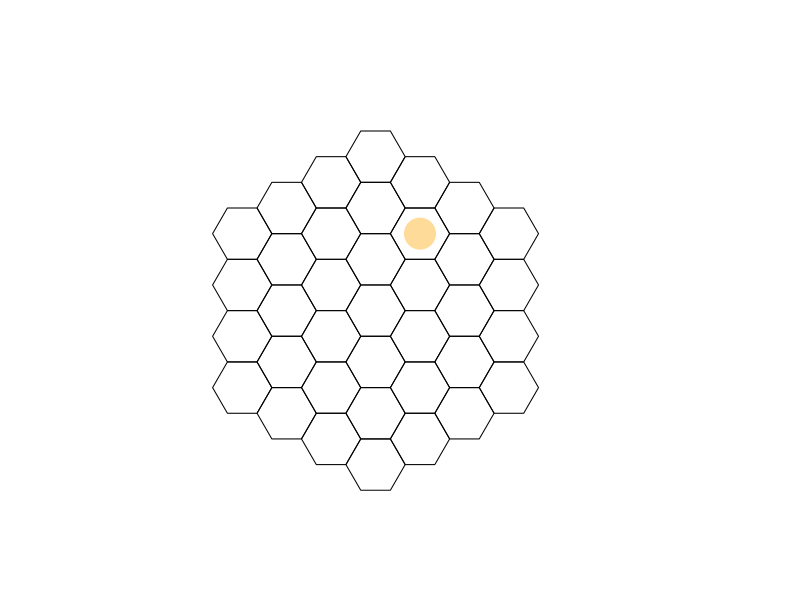

This figure's R source: (Note: this script raises an error after producing the figure.)
###################################
## TRI HEX GAME (tentative title)
####

# HEXFLEX
# TRIGON

## CONTENTS
'
 12 orange stones
 12 green stones
 12 blue stones
 37 space hex game board (tentative size)
 opaque drawstring bag
'

## OBJECTIVE
'
 Create groups of three stones of the same color in the orientation 
 unique to that color. Each group of three is worth one point.
'
# any group of 3+ continuous green stones
# any group of 4+ continuous orange stones
# any group of 5+ continuous blue stones

## GAMEPLAY
'
 All stones are placed in the drawstring bag.
 Each player takes turns randomly drawing a stone from the bag and placing it 
 on the hex board.
'

## BASIC MOTION
'
 orange stones push blue stones one space in a linear path.
 blue stones push green stones one space in a linear path.
 green stones push orange stones one space in a linear path.
'

## COMBOS
# If a orange stone pushes a blue stone into a space adjacent to a green stone,
#   the green stone is also pushed one space by the blue stone. If the pushed
#   green stone is adjacent to a orange stone, the orange stone is subsequently
#   pushed one space by the green stone. As so on and so forth. The reaction 
#   will continue until no other stones can be pushed.
#     X X X X X         X X G X X       X X X X X 
#     X B X G X         X B X X X       O X B X G 
#     X X X X X   -->   X X B X X   OR  X X X X X 
#     X X B X X         X X X X X       X X B X X 
#     X X X X X         X X O X X       X X X X X 

## RESTRICTIONS
'
 N/A for now
'

## EDGE EFFECTS
'
 N/A for now
'

## GAME PLAY METRICS
'
 05/30/22: initial observations
    - orange configuration is more likely to occur by random placement, no pushing or replacement
 06/03/2022: change game mechanics
    - no illegal positions
    - no pushing off board
    - no Newton cradle pushing effect
    - objective change to groups of 3+, 4+, and 5+ for green, orange, blue, respectively in any orientation
'
#############################################################################
## GAME BUILDING
##

require(pracma)
require(sp)
require(zoo)


## CREATE BOARD
#
#     O O O O
#    O O O O O
#   O O O O O O
#  O O O O O O O
#   O O O O O O
#    O O O O O
#     O O O O
#
'
 37 spaces, hexagons in the shape of a hexagon
 
'

createBoard <- function(size=13,x0=4,y0=11){
  
  Hexagon <- function(x, y, unitcell = 1){
    ratio <- sqrt(3)/2
    polygon(x = c(x, x+unitcell/2, x+unitcell+(unitcell/2), 
                  x+unitcell*2, x+unitcell+(unitcell/2), x+unitcell/2),
            y = c(y, y+ratio, y+ratio, y, y-ratio, y-ratio))
  }
  
  nrow <- ncol <- size
  ratio <- sqrt(3)/2
  
  # x0 <- 4
  # y0 <- 11
  
  xint <- ratio*sqrt(3)
  yint <- ratio
  
  x_offset <- 3
  x_multiplier <- c(0,1,2,3,2,3,2,3,2,3,2,1,0)
  y_multiplier <- seq(0,12)
  num_in_row <- c(1,2,3,4,3,4,3,4,3,4,3,2,1)
  x_center <- c()
  y_center <- c()
  
  # empty plot window
  plot(0, 0, type = "n", axes = FALSE, xlim=c(0, ncol),
       ylim=c(0, nrow), xlab="", ylab= "", asp=1)
  
  # plot hexes, compute centerpoints
  for(i in seq_along(num_in_row)){
    offset_multiplier <- seq(0,num_in_row[i]-1)
    for(j in seq(num_in_row[i])){
      update_x <- x0-xint*x_multiplier[i]+x_offset*offset_multiplier[j]
      update_y <- y0-yint*y_multiplier[i]
      Hexagon(update_x,update_y)
      
      x_center <- append(x_center, update_x+1, after=length(x_center))
      y_center <- append(y_center, update_y, after=length(y_center))
    }
  }
  
  # list relationships between hexes
  '
    Blue - linear-linear-linear
    Green - three nearest neighbors
    orange - linear-linear-offset
  '
  
  linear_rows <- list(c(7,4,2,1),
                      c(14,11,8,5,3),
                      c(21,18,15,12,9,6),
                      c(28,25,22,19,16,13,10),
                      c(32,29,26,23,20,17),
                      c(35,33,30,27,24),
                      c(37,36,34,31),
                      c(28,32,35,37),
                      c(21,25,29,33,36),
                      c(14,18,22,26,30,34),
                      c(7,11,15,19,23,27,31),
                      c(4,8,12,16,20,24),
                      c(2,5,9,13,17),
                      c(1,3,6,10),
                      c(7,14,21,28),
                      c(4,11,18,25,32),
                      c(2,8,15,22,29,35),
                      c(1,5,12,19,26,33,37),
                      c(3,9,16,23,30,36),
                      c(6,13,20,27,34),
                      c(10,17,24,31))
  
  neighbors <- list(c(3,5,2),
                    c(1,5,8,4),
                    c(6,9,5,1),
                    c(2,8,11,7),
                    c(1,3,9,12,8,2),
                    c(10,13,9,3),
                    c(4,11,14),
                    c(2,5,12,15,11,4),
                    c(3,6,13,16,12,5),
                    c(17,13,6),
                    c(4,8,15,18,14,7),
                    c(5,9,16,19,15,8),
                    c(6,10,17,20,16,9),
                    c(7,11,18,21),
                    c(8,12,19,22,18,11),
                    c(9,13,20,23,19,12),
                    c(24,20,13,10),
                    c(11,15,22,25,21,14),
                    c(12,16,23,26,22,15),
                    c(13,17,24,27,23,16),
                    c(14,18,25,28),
                    c(15,19,26,29,25,18),
                    c(16,20,27,30,26,19),
                    c(31,27,20,17),
                    c(18,22,29,32,28,21),
                    c(19,23,30,33,29,22),
                    c(20,24,31,34,30,23),
                    c(21,25,32),
                    c(22,26,33,35,32,25),
                    c(23,27,34,36,33,26),
                    c(34,27,24),
                    c(28,25,29,35),
                    c(26,30,36,37,35,29),
                    c(36,30,27,31),
                    c(32,29,33,37),
                    c(37,33,30,34),
                    c(35,33,36))

  return(list("ID"=seq(1,length(x_center)),
              "X"=x_center,
              "Y"=y_center,
              "VAL"=rep(0,length(x_center)),
              "turn"=0,
              "linear_rows"=linear_rows,
              "neighbors"=neighbors))
}

refreshBoard <- function(size=13,x0=4,y0=11){
  Hexagon <- function(x, y, unitcell = 1){
    ratio <- sqrt(3)/2
    polygon(x = c(x, x+unitcell/2, x+unitcell+(unitcell/2), 
                  x+unitcell*2, x+unitcell+(unitcell/2), x+unitcell/2),
            y = c(y, y+ratio, y+ratio, y, y-ratio, y-ratio))
  }
  
  nrow <- ncol <- size
  ratio <- sqrt(3)/2
  
  # x0 <- 4
  # y0 <- 11
  
  xint <- ratio*sqrt(3)
  yint <- ratio
  
  x_offset <- 3
  x_multiplier <- c(0,1,2,3,2,3,2,3,2,3,2,1,0)
  y_multiplier <- seq(0,12)
  num_in_row <- c(1,2,3,4,3,4,3,4,3,4,3,2,1)
  x_center <- c()
  y_center <- c()
  
  # empty plot window
  plot(0, 0, type = "n", axes = FALSE, xlim=c(0, ncol),
       ylim=c(0, nrow), xlab="", ylab= "", asp=1)
  
  for(i in seq_along(num_in_row)){
    offset_multiplier <- seq(0,num_in_row[i]-1)
    for(j in seq(num_in_row[i])){
      update_x <- x0-xint*x_multiplier[i]+x_offset*offset_multiplier[j]
      update_y <- y0-yint*y_multiplier[i]
      Hexagon(update_x,update_y)
    }
  }
  
}

updateBoard <- function(centers,selection,placeRandom){
  x_cell <- centers$X[which(centers$ID==placeRandom)]
  y_cell <- centers$Y[which(centers$ID==placeRandom)]
  points(x_cell,y_cell,col=pastellize(selection$stone,p=0.4),pch=19,cex=4,lwd=2)
}

pastellize <- function(x, p){
  
  # x is a colour
  # p is a number in [0,1]
  # p = 1 will give no pastellization
  
  # convert hex or letter names to rgb
  if (is.character(x)) x <- col2rgb(x)/255
  
  # convert vector to rgb
  if (is.numeric(x)) x <- matrix(x, nr=3)
  
  col <- rgb2hsv(x, maxColorValue=1)
  col[2,1] <- col[2,1]*p
  col <- hsv2rgb(col)
  
  # return in convenient format for plots
  rgb(col[1], col[2], col[3])
}

hsv2rgb <- function(x){  
  # convert an hsv colour to rgb  
  # input:  a 3 x 1 matrix (same as output of rgb2hsv() function)  
  # output: vector of length 3 with values in [0,1]    
  
  # recover h, s, v values  
  h <- x[1,1]  
  s <- x[2,1]  
  v <- x[3,1]    
  
  # follow the algorithm from Wikipedia  
  C <- s*v   
  
  # in R, h takes values in [0,1] rather than [0, 360], so dividing by  
  # 60 degrees is the same as multiplying by six  
  hdash <- h*6  
  X <- C * (1 - abs(hdash %% 2 -1))
  
  if (0 <= hdash & hdash <=1) RGB1 <- c(C, X, 0)  
  if (1 <= hdash & hdash <=2) RGB1 <- c(X, C, 0)  
  if (2 <= hdash & hdash <=3) RGB1 <- c(0, C, X)  
  if (3 <= hdash & hdash <=4) RGB1 <- c(0, X, C)  
  if (4 <= hdash & hdash <=5) RGB1 <- c(X, 0, C)  
  if (5 <= hdash & hdash <=6) RGB1 <- c(C, 0, X)    
  
  # the output is a vector of length 3. This is the most convenient  
  # format for using as the col argument in an R plotting function  
  RGB1 + (v-C)
}

## DRAW STONES
initializeBag <- function(num_stones=12){
  bag_init = c(rep("orange",num_stones),rep("blue",num_stones),rep("green",num_stones))
  return(list("available"=bag_init,"memory"=c()))
}

drawFromBag <- function(bag){
  updated_bag <- bag
  
  if(isempty(bag$available)){ stop("Bag is empty") }
  drawn_stone <- sample(bag$available,1)
  updated_bag$memory <- c(bag$memory,drawn_stone)
  updated_bag$stone <- drawn_stone
  
  to_remove <- which(bag$available==drawn_stone)[1]
  updated_bag$available <- bag$available[-to_remove]
  
  return(updated_bag)
}

addToBag <- function(placeStone,bag){
  updated_bag <- bag
  
}


## PLACE STONES
# random for now

availablePositions <- function(centers){
  open <- centers$ID[which(centers$VAL==0)]
  return(open)
}

legalPositions <- function(centers){
  '
  Identify illegal orientations
  Outputs: yes legal, no not legal & locations
  '
  
  # check blue - linear - VAL=2
  check_blue <- c()
  for(i in seq_along(centers$linear_rows)){
    hex_in_row <- centers_new$ID[centers_new$linear_rows[[i]]]
    tmp <- centers$VAL[centers$linear_rows[[i]]]
    triplets <- c()
    if(any(tmp==2)){
      id <- as.integer(tmp==2)
      trip <- rollsum(id,3)
      if(any(trip==3)){
        id_trip <- which(trip==3)
        for(j in seq_along(id_trip)){
          triplets <- append(triplets,list(hex_in_row[seq(id_trip[j],id_trip[j]+2)]),after=length(triplets))
        }
      }
    }
    
    if(!is.null(triplets)){
      check_blue <- append(check_blue,triplets,after=length(check_blue))
    }
  }
  
  # check green - neighbors - VAL=3
  check_green <- c()
  green_on_board <- centers$ID[which(centers$VAL==3)]
  if(any(green_on_board>0)){
    for(i in seq_along(green_on_board)){
      group_green <- c()
      hex_in_group <- centers$neighbors[[green_on_board[i]]]
      id_gr <- as.integer(centers$VAL[hex_in_group]==3)
      if(any(id_gr==1)){
        duo <- rollsum(id_gr,2)
        if(any(duo==2)){
          id_duo <- which(duo==2)
          for(j in seq_along(id_duo)){
            group_green <- append(group_green,list(c(green_on_board[i],hex_in_group[seq(id_duo[j],id_duo[j]+1)])),after=length(group_green))
          }
        }
      }
      
      if(!is.null(group_green)){
        check_green <- append(check_green,group_green,after=length(check_green))
      }
    }
    'remove duplicates'
    len <- length(check_green)
    rm_id <- c()
    for(i in seq(len-1)){
      a <- check_green[[i]]
      for(j in seq(i+1,len)){
        b <- check_green[[j]]
        tmp <- intersect(a,b)
        if(length(tmp)==3){
          rm_id <- append(rm_id,j,after=length(rm_id))
        }
      }
    }
    if(!is.null(rm_id)){
      check_green <- check_green[- unique(rm_id)]
    }
  }
  
  # check orange - linear+offset - VAL=1
  check_orange <- c()
  for(i in seq_along(centers$neighbors)){
    group_orange <- c()
    hex_neighbors <- centers$neighbors[[i]]
    if(length(hex_neighbors)==6){ 'for fully surrounded hexes'
      tmp_hex <- c(hex_neighbors[5:6],hex_neighbors)
      id_yel <- as.integer(centers$VAL[tmp_hex]==1)
      if(any(id_yel==1)){
        yel <- rollsum(id_yel,3)
        if(any(yel==3)){
          yel_id <- which(yel==3)
          for(j in seq_along(yel_id)){
            group_orange <- append(group_orange,list(tmp_hex[seq(yel_id[j],yel_id[j]+2)]),after=length(group_orange))
          }
        }
      }
    } else { 'for all other hexes'
      id_yel <- as.integer(centers$VAL[hex_neighbors]==1)
      if(any(id_yel==1)){
        yel <- rollsum(id_yel,3)
        if(any(yel==3)){
          yel_id <- which(yel==3)
          for(j in seq_along(yel_id)){
            group_orange <- append(group_orange,list(hex_neighbors[seq(yel_id[j],yel_id[j]+2)]),after=length(group_orange))
          }
        }
      }
    }
    
    
    if(!is.null(group_orange)){
      check_orange <- append(check_orange,group_orange,after=length(check_orange))
    }
  }
  
  'determine yes/no'
  if(is.null(check_blue) & is.null(check_green) & is.null(check_orange)){
    outcome <- "LEGAL"
  } else {
    outcome <- "ILLEGAL"
  }
  
  'return values'
  return(list("outcome" = outcome,
              "blue"=check_blue,
              "green"=check_green,
              "orange"=check_orange))
}

selectPosition <- function(available_positions){
  '
   Random for now.
   Consider situation where player must select between two potential wins.
  '
  placeRandom <- sample(available_positions,1)
  return(placeRandom)
}

updatePositions <- function(centers,selection,placement){
  update_centers <- centers
  #update_centers$turn <- centers$turn + 1

  switch(selection$stone,
         orange = update_centers$VAL[placement] <- 1,
         blue = update_centers$VAL[placement] <- 2,
         green = update_centers$VAL[placement] <- 3)
  
  return(update_centers)
}

pushStones <- function(centers,selection,placement){
  '
   check neighbors of placed stone
   evaluate push rule until reaction complete
   update centers
  '
  push <- NULL
  neighbors <- centers$neighbors[[placement]]
  if(selection$stone == "green" && any(centers$VAL[neighbors]==1)){
    nearest_id <- which(centers$VAL[neighbors]==1)
    for(i in seq_along(nearest_id)){
      next_nearest <- centers$neighbors[[neighbors[nearest_id]]]
      row_group <- c()
      for(j in seq_along(centers$linear_rows)){
        tmp <- sum(as.integer(c(placement,neighbors[nearest_id[i]]) %in% centers$linear_rows[[j]]))
        if(tmp == 2){ row_group <- centers$linear_rows[[j]] }
      }
      a <- which(row_group==placement)
      b <- which(row_group==neighbors[nearest_id[j]])
      next_nearest_space <- row_group[b+(b-a)]
      if(centers$VAL[next_nearest_space]==0){
        push <- c(neighbors[nearest_id[i]],next_nearest_space)
      }
    }
    
  } else if(selection$stone == "orange" && any(centers$VAL[neighbors]==2)){
    
  } else if(selection$stone == "blue" && any(centers$VAL[neighbors]==3)){
    
  }
}

#############################################
## GAMEPLAY

centers <- createBoard()
bag <- initializeBag()
turn <- 0
#illegal_count <- 0
for(game in seq(36)){
  if(turn==0){
    selection <- drawFromBag(bag)
    open_positions <- availablePositions(centers)
    placeStone <- selectPosition(open_positions)
    updateBoard(centers,selection,placeStone)
    centers_new <- updatePositions(centers,selection,placeStone)
    bag_update <- selection
    turn <- turn + 1
  } else {
    bag_update_tmp <- drawFromBag(bag_update)
    open_positions <- availablePositions(centers_new)

    placeStone <- selectPosition(open_positions)
    centers_new_tmp <- updatePositions(centers_new,bag_update_tmp,placeStone)
    
    
    #illegal_positions <- legalPositions(centers_new_tmp)
    #status <- illegal_positions$outcome
    
    if(status == "LEGAL"){
      # --> push stones, update positions, eval win, remove stones, update bag, update board
      
      centers_new <- centers_new_tmp
      bag_update <- bag_update_tmp
      updateBoard(centers_new,bag_update,placeStone)
      turn <- turn + 1
    } else {
      illegal_count <- illegal_count + 1
    }
  }
}

#print(illegal_count)
# print(bag_update)
# print(centers_new)


#############################################
## OLD CODE

# VERTICES
# x <- seq(0,ncol,3)
# y <- seq(0,nrow,sqrt(3))
# x0 <- x+1.5
# y0 <- y+sqrt(3)/2
# 
# XY <- meshgrid(x,y)
# XY0 <- meshgrid(x0,y0)
# 
# x1 <- x0 - 1
# XY1 <- meshgrid(x1,y0)
# 
# x2 <- x - 1
# XY2 <- meshgrid(x2,y)
# 
# plot(XY$X,XY$Y,xlim=c(-1,ncol+3),ylim=c(-1,nrow+3))
# points(XY0$X,XY0$Y,col='red')
# points(XY1$X,XY1$Y,col='cyan')
# points(XY2$X,XY2$Y,col='green')
